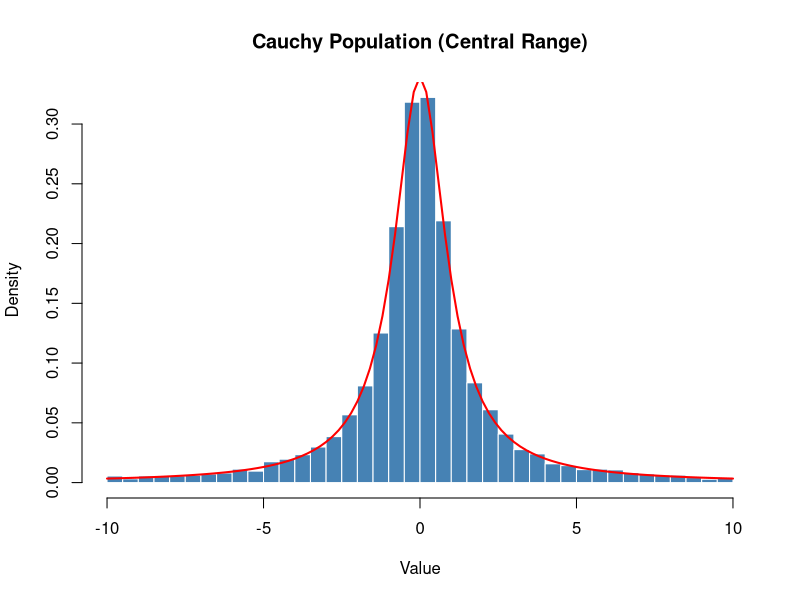
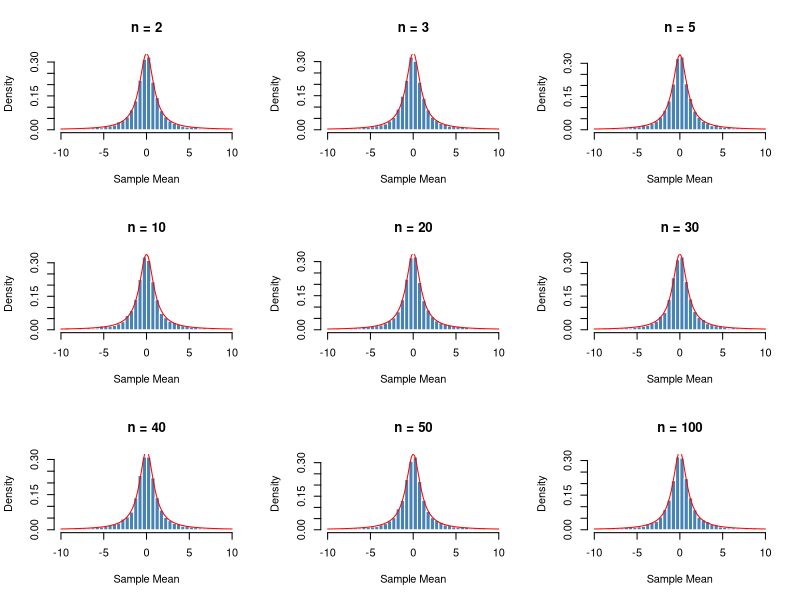
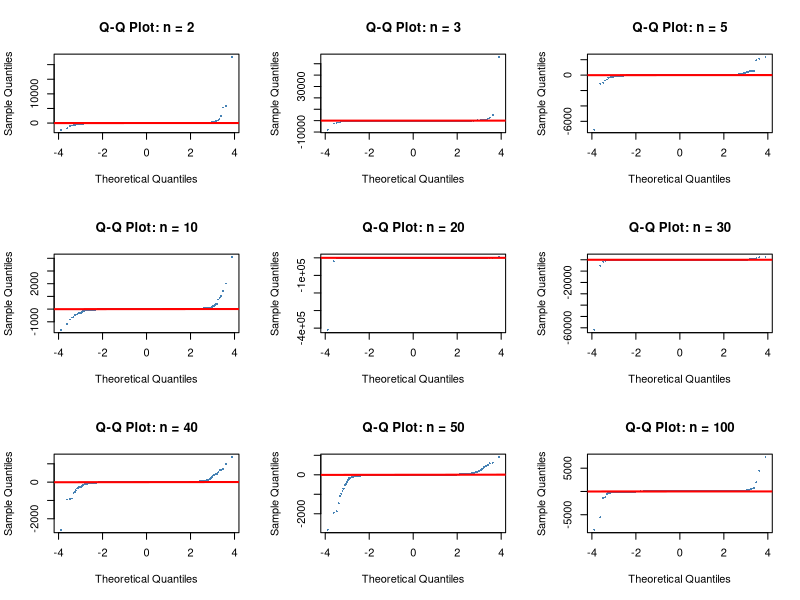

Reproduce these figures in R, in order.
## ---- chunk 1
student_id <- 3491
set.seed(student_id)

population <- rcauchy(10000, location = 0, scale = 1)

plot_values <- population[abs(population) <= 10]

hist(
  plot_values,
  breaks = seq(-10, 10, by = 0.5),
  probability = TRUE,
  main = "Cauchy Population (Central Range)",
  xlab = "Value",
  col = "steelblue",
  border = "white"
)

curve(
  dcauchy(x, location = 0, scale = 1) /
    (pcauchy(10) - pcauchy(-10)),
  add = TRUE,
  col = "red",
  lwd = 2
)
## ---- chunk 2
sample_sizes <- c(2, 3, 5, 10, 20, 30, 40, 50, 100)
num_simulations <- 10000

simulate_means <- function(n) {
  replicate(num_simulations, mean(rcauchy(n, location = 0, scale = 1)))
}

simulation_results <- lapply(sample_sizes, simulate_means)
names(simulation_results) <- sample_sizes
## ---- chunk 3
#| fig-width: 12
#| fig-height: 10

par(mfrow = c(3, 3))

for (n in sample_sizes) {
  means <- simulation_results[[as.character(n)]]

  # only display values between -10 and 10
  plot_means <- means[abs(means) <= 10]

  hist(
    plot_means,
    breaks = seq(-10, 10, by = 0.5),
    probability = TRUE,
    main = paste("n =", n),
    xlab = "Sample Mean",
    col = "steelblue",
    border = "white"
  )

  curve(
    dcauchy(x, location = 0, scale = 1) /
      (pcauchy(10) - pcauchy(-10)),
    add = TRUE,
    col = "red",
    lwd = 1
  )
}

par(mfrow = c(1, 1))
## ---- chunk 4
#| fig-width: 12
#| fig-height: 10

par(mfrow = c(3, 3))

for (n in sample_sizes) {
  means <- simulation_results[[as.character(n)]]

  qqnorm(
    means,
    main = paste("Q-Q Plot: n =", n),
    col = "steelblue",
    pch = 16,
    cex = 0.4
  )

  qqline(means, col = "red", lwd = 2)
}

par(mfrow = c(1, 1))
## ---- chunk 5
results_table <- data.frame(
  sample_size = sample_sizes,
  simulated_mean = round(sapply(simulation_results, mean), 3),
  simulated_sd = round(sapply(simulation_results, sd), 3),
  median = round(sapply(simulation_results, median), 3),
  iqr = round(sapply(simulation_results, IQR), 3)
)

results_table
